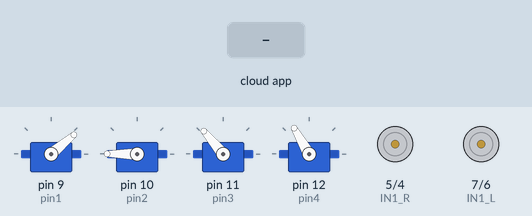
A sketch run on a simulated Arduino Uno, built with avr-gcc and run on an emulated ATmega328P. Parts: 4 × servo, motor-driver pin pairs drawn as motors (green arrow = first pin HIGH = forward, orange = second pin HIGH = backward, longer = more drive, scaled by the enable pin). Inputs (shaded band) come from the test bench. The ROS host is connected and sends only what is stated.

Above: at 1.2 s.
1.3 s: the phone or cloud app sets robot_manipulator_teleop to u
At 4.1 s:
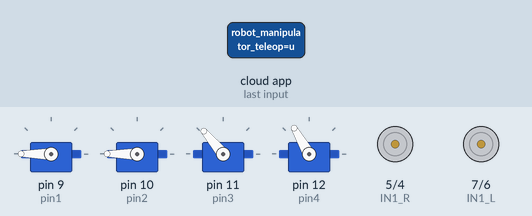
4.3 s: the phone or cloud app sets linear.x to -100
At 5.0 s:
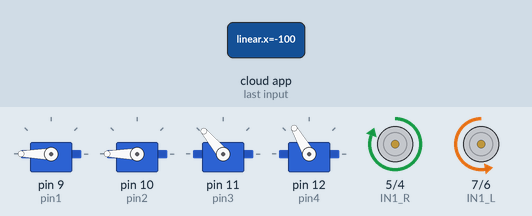
5.9 s: the phone or cloud app sets robot_manipulator_teleop to j
At 8.74 s:
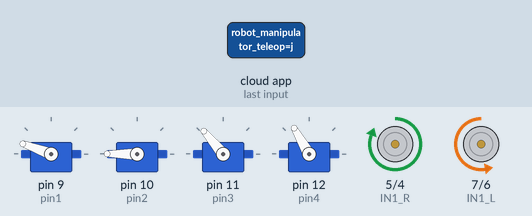
8.9 s: the phone or cloud app sets linear.x to 0
At 11.5 s:
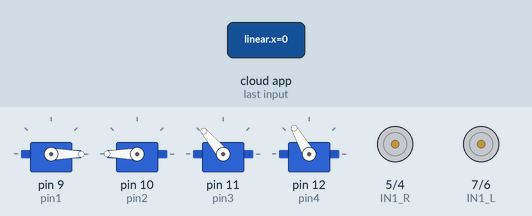
11.9 s: the phone or cloud app sets angular.z to -100
At 12.7 s:
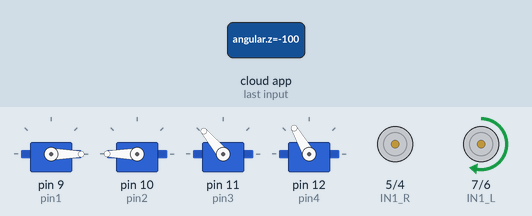
13.4 s: the phone or cloud app sets robot_manipulator_teleop to k
At 13.9 s:
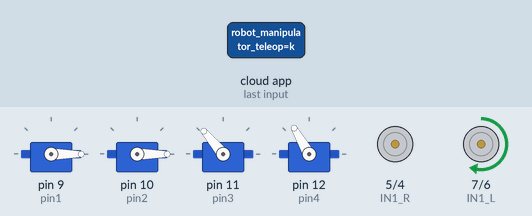
Timing chart, 0 to 16.0 s (numbered marks = the images above; inputs shaded):
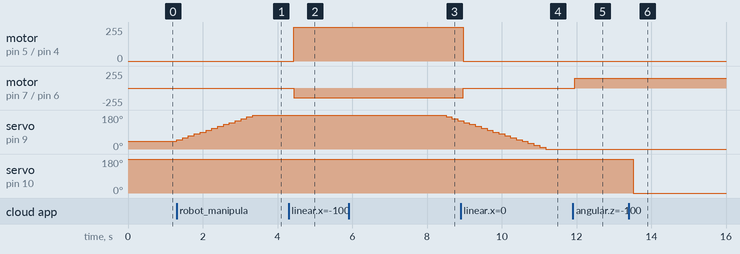

Measured:
- after the input at 1.3 s, servo on pin 9 (pin1): moves from 40° to 180° over 2.0 s, starting at once
- after the input at 4.3 s, motor on pin 5 (IN1_R) / pin 4 (IN2_R): stopped → forward 255/255 after 0.13 s; motor on pin 7 (IN1_L) / pin 6 (IN2_L): stopped → backward 148/255 after 0.13 s
- after the input at 5.9 s, servo on pin 9 (pin1): 180° → 170° after 2.6 s, → 160° 0.16 s later, → 150° 0.16 s later
- after the input at 8.9 s, motor on pin 5 (IN1_R) / pin 4 (IN2_R): forward 255/255 → stopped after 0.08 s; motor on pin 7 (IN1_L) / pin 6 (IN2_L): backward 148/255 → stopped after 0.08 s
- after the input at 11.9 s, motor on pin 7 (IN1_L) / pin 6 (IN2_L): stopped → forward 148/255 after 0.05 s
- after the input at 13.4 s, servo on pin 10 (pin2): 180° → 0° after 0.12 s

The sketch:

completo.ino
```cpp
#include <ArduinoHardware.h>
#include <ros.h>
#include <std_msgs/String.h>
#include <std_msgs/Int32.h>
#include <geometry_msgs/Twist.h>
#include <Servo.h>
#include <math.h>


Servo servo1;
Servo servo2;
Servo servo3;
Servo servo4;

int pin1 = 9;
int pin2 = 10;
int pin3 = 11;
int pin4 = 12;

int aumento=10;
int aumentoPinza = 70;

int aum1 = -10;
int aum2 = 70;

int contadorx = 40;
int contadory = 120;
int contadorz = 40;
int contadorw = 120;

int a1 = 0.081;
int a2 = 0.071;
double pos_x;
double pos_y;
double pos_z;
int costheta2;
int theta1;
int theta2;

String caso;
String caso2;
// Handles startup and shutdown of ROS
ros::NodeHandle nh;

// Encoder output to Arduino Interrupt pin. Tracks the tick count.
//#define ENC_IN_LEFT_A 2
//#define ENC_IN_RIGHT_A 3

// Other encoder output to Arduino to keep track of wheel direction
// Tracks the direction of rotation.

#define EN_L 8
#define IN1_L 7
#define IN2_L 6
#define EN_R 3
#define IN1_R 5
#define IN2_R 4
double w_r=0, w_l=0;
//wheel_rad is the wheel radius ,wheel_sep is
double wheel_rad = 0.03375, wheel_sep = 0.1533;

// True = Forward; False = Reverse
boolean Direction_left = true;
boolean Direction_right = true;

// 100ms interval for measurements
const int interval = 100;
long previousMillis = 0;
long currentMillis = 0;

int lowSpeed = 200;
int highSpeed = 50;
double speed_ang=0, speed_lin=0;

void messageCb( const geometry_msgs::Twist& msg){
  speed_ang = msg.angular.z;
  speed_lin = msg.linear.x;
  w_r = (speed_lin/wheel_rad) + ((speed_ang*wheel_sep)/(2.0*wheel_rad));
  w_l = (speed_lin/wheel_rad) - ((speed_ang*wheel_sep)/(2.0*wheel_rad));
}

ros::Subscriber<geometry_msgs::Twist> sub5("/turtlebot_cmdVel", &messageCb );

void Motors_init();
void MotorL(int Pulse_Width1);
void MotorR(int Pulse_Width2);


void messageS( const std_msgs::String& msg) {
  caso2 = msg.data;

}

void messageA( const std_msgs::String& msg) {

  //  aumento= int(msg.data);

}

void messageC(const geometry_msgs::Twist& msg) {
  pos_x = msg.linear.x;
  pos_y = msg.linear.y;
  costheta2 = (1/(2*a1*a2))*((pow(pos_x,2)+pow(pos_y,2))-(pow(a1,2)+pow(a2,2)));
  theta1 = (acos((1/(pos_x*pos_x+pos_y*pos_y))*((pos_x*(a1+a2*costheta2))+(pos_y*a2*sqrt(1-(costheta2*costheta2))))))*(180/3.14);
  theta2 = (acos(1/(2*a1*a2)*((pow(pos_x,2)+pow(pos_y,2))-(pow(a1,2)+pow(a2,2)))))*(180/3.14);

}

void messageCS( const std_msgs::String& msg) {
  caso = msg.data;

}

ros::Subscriber<std_msgs::String> sub("/robot_manipulator_teleop", &messageS );
ros::Subscriber<std_msgs::String> sub2("/angulo", &messageA);
ros::Subscriber<geometry_msgs::Twist> sub3("/robot_manipulator_planner", &messageC );
ros::Subscriber<std_msgs::String> sub4("/robot_manipulator_camara", &messageCS);

geometry_msgs::Twist posicion_brazo;
ros::Publisher Pos_Bra("/turtlebot_position", &posicion_brazo);

void setup(){
  Motors_init();
  nh.subscribe(sub);
  Serial.begin(57600);

  servo1.attach(pin1);
  servo2.attach(pin2);
  servo3.attach(pin3);
  servo4.attach(pin4);

  servo1.write(40);
  servo2.write(180);
  servo3.write(130);
  servo4.write(120);

  nh.initNode();
  nh.subscribe(sub5);
  nh.subscribe(sub);
  nh.subscribe(sub2);
  nh.subscribe(sub3);
  nh.subscribe(sub4);

  nh.initNode();
  nh.advertise(Pos_Bra);
  posicion_brazo.linear.x=0;
  posicion_brazo.linear.y=0;
  Pos_Bra.publish(&posicion_brazo);
}

void loop(){
  MotorL(w_l*5);
  MotorR(w_r*5);
  nh.spinOnce();

  // Record the time
  currentMillis = millis();
  if(caso2 == "u") {
    for(int i=contadorx;i<=contadorx+aumento;i++){
      servo1.write(i);
    }
    contadorx=contadorx+aumento;
    posicion_brazo.linear.x=-contadorx;
    Pos_Bra.publish(&posicion_brazo);
    delay(150);
  }
  else if (caso2 == "j") {
    for(int j=contadorx;j>=contadorx-aumento;j--){
      servo1.write(j);
    }
    contadorx=contadorx-aumento;
    posicion_brazo.linear.x=-contadorx;
    Pos_Bra.publish(&posicion_brazo);
    delay(150);
  }
  else if (caso2 == "i") {
    for(int k=contadory;k<=contadory+aumento;k++){
      servo2.write(180);
    }
    contadory=contadory+aumento;
    posicion_brazo.linear.y=-contadory;
    Pos_Bra.publish(&posicion_brazo);
    delay(150);
  }
  else if (caso2 == "k") {
    for(int l=contadory;l>=contadory-aumento;l--){
      servo2.write(0);
    }
    contadory=contadory-aumento;
    posicion_brazo.linear.y=-contadory;
    Pos_Bra.publish(&posicion_brazo);
    delay(150);
  }

  else if (caso2 == "o") {
    for(int a=contadorz;a<=contadorz+aumento;a++){
      servo3.write(180);
    }
    contadorz=contadorz+aumento;
    delay(150);
  }
  else if (caso2 == "l") {
    for(int b=contadorz;b>=contadorz-aumento;b--){
      servo3.write(0);
    }
    contadorz=contadorz-aumento;
    delay(150);
  }

  else if (caso2 == "y") {
    for(int c=contadorw;c<=contadorw+aumentoPinza;c++){
      servo4.write(c);
    }
    contadorw=contadorw+aumentoPinza;
    delay(150);
  }
  else if (caso2 == "h") {
    for(int d=contadorw;d>=contadorw-aumentoPinza;d--){
      servo4.write(d);
    }
    contadorw=contadorw-aumentoPinza;
    delay(150);
  }

  if((pos_x && pos_y) > 0.0){
    servo1.write(theta2);
    servo2.write(theta2);
    delay(150);

  }

  if (caso == "izq1arr1") {
    servo1.write(10+aum1);
    servo3.write(aum2);
    delay(500);
    //servo4.write(80);
  }
  else if (caso == "izq1arr2") {
    servo1.write(10+aum1);
    servo3.write(aum2);
    //servo2.write(135);
    delay(500);
    //servo4.write(80);
  }
  else if (caso == "izq1ctr") {
    servo1.write(10+aum1);
    servo3.write(aum2);
    //servo2.write(140);
    delay(500);
    //servo4.write(80);
  }
  else if (caso == "izq1aba2") {
    servo1.write(10+aum1);
    servo3.write(aum2);
    //servo2.write(140);
    delay(500);
    //servo4.write(80);
  }
  else if (caso == "izq1aba1") {
    servo1.write(10+aum1);
    servo3.write(aum2);
    //servo2.write(140);
    delay(500);
    //servo4.write(80);
  }
  else if (caso == "izq2arr2") {
    servo1.write(20+aum1);
    servo3.write(aum2);
    //servo2.write(135);
    delay(500);
    //servo4.write(80);
  }
  else if (caso == "izq2ctr") {
    servo1.write(20+aum1);
    servo3.write(aum2);
    //servo2.write(140);
    delay(500);
    //servo4.write(80);
  }
  else if (caso == "izq2aba2") {
    servo1.write(20+aum1);
    servo3.write(aum2);
    //servo2.write(140);
    delay(500);
    //servo4.write(80);
  }
  else if (caso == "izq2aba1") {
    servo1.write(20+aum1);
    servo3.write(aum2);
    //servo2.write(140);
    delay(500);
    //servo4.write(80);
  }

  else if (caso == "izq3arr1") {
    servo1.write(25+aum1);
    servo3.write(aum2);
    //servo2.write(120);
    delay(500);
    //servo4.write(80);
  }
  else if (caso == "izq3arr2") {
    servo1.write(25+aum1);
    servo3.write(aum2);
    //servo2.write(135);
    delay(500);
    //servo4.write(80);
  }
  else if (caso == "izq3ctr") {
    servo1.write(25+aum1);
    servo3.write(aum2);
    //servo2.write(140);
    delay(500);
    //servo4.write(80);
  }
  else if (caso == "izq3aba2") {
    servo1.write(25+aum1);
    servo3.write(aum2);
    //servo2.write(140);
    delay(500);
    //servo4.write(80);
  }
  else if (caso == "izq3aba1") {
    servo1.write(25+aum1);
    servo3.write(aum2);
    //servo2.write(140);
    delay(500);
    //servo4.write(80);
  }

  else if (caso == "ctrarr1") {
    servo1.write(aum1);
    servo2.write(aum2);
    //servo3.write(120);
    delay(500);
    //servo4.write(80);
  }
  else if (caso == "ctrarr2") {
    servo1.write(aum1);
    servo3.write(aum2);
    //servo2.write(135);
    delay(500);
    //servo4.write(80);
  }
  else if (caso == "ctrctr") {
    servo1.write(aum1);
    servo3.write(aum2);
    //servo2.write(140);
    delay(500);
    //servo4.write(80);
  }
  else if (caso == "ctraba2") {
    servo1.write(aum1);
    servo3.write(aum2);
    //servo2.write(140);
    delay(500);
    //servo4.write(80);
  }
  else if (caso == "ctraba1") {
    servo1.write(aum1);
    servo3.write(aum2);
    //servo2.write(140);
    delay(500);
    //servo4.write(80);
  }

  else if (caso == "der1arr1") {
    servo1.write(40+aum1);
    servo3.write(aum2);
    //servo2.write(120);
    delay(500);
    //servo4.write(80);
  }
  else if (caso == "der1arr2") {
    servo1.write(40+aum1);
    servo3.write(aum2);
    //servo2.write(135);
    delay(500);
    //servo4.write(80);
  }
  else if (caso == "der1ctr") {
    servo1.write(40+aum1);
    servo3.write(aum2);
    //servo2.write(140);
    delay(500);
    //servo4.write(80);
  }
  else if (caso == "der1aba2") {
    servo1.write(40+aum1);
    servo3.write(aum2);
    //servo2.write(140);
    delay(500);
    //servo4.write(80);
  }
  else if (caso == "der1aba1") {
    servo1.write(40+aum1);
    servo3.write(aum2);
    //servo2.write(140);
    delay(500);
    //servo4.write(80);
  }

  else if (caso == "der2arr1") {
    servo1.write(50+aum1);
    servo3.write(aum2);
    //servo2.write(120);
    delay(500);
    //servo4.write(80);
  }
  else if (caso == "der2arr2") {
    servo1.write(50+aum1);
    servo3.write(aum2);
    //servo2.write(135);
    delay(500);
    //servo4.write(80);
  }
  else if (caso == "der2ctr") {
    servo1.write(50+aum1);
    servo3.write(aum2);
    //servo2.write(140);
    delay(500);
    //servo4.write(80);
  }
  else if (caso == "der2aba2") {
    servo1.write(50+aum1);
    servo3.write(aum2);
    //servo2.write(140);
    delay(500);
    //servo4.write(80);
  }
  else if (caso == "der2aba1") {
    servo1.write(50+aum1);
    servo3.write(aum2);
    //servo2.write(140);
    delay(500);
    //servo4.write(80);
  }

  else if (caso == "der3arr1") {
    servo1.write(60+aum1);
    servo3.write(aum2);
    //servo2.write(120);
    delay(500);
    //servo4.write(80);
  }
  else if (caso == "der3arr2") {
    servo1.write(60+aum1);
    servo3.write(aum2);
    //servo2.write(135);
    delay(500);
    //servo4.write(80);
  }
  else if (caso == "der3ctr") {
    servo1.write(60+aum1);
    servo3.write(aum2);
    //servo2.write(140);
    delay(500);
    //servo4.write(80);
  }
  else if (caso == "der3aba2") {
    servo1.write(60+aum1);
    servo3.write(aum2);
    //servo2.write(140);
    delay(500);
    //servo4.write(80);
  }
  else if (caso == "der3aba1") {
    servo1.write(60+aum1);
    servo3.write(aum2);
    //servo2.write(140);
    delay(500);
    //servo4.write(80);
  }

  nh.spinOnce();
}

void Motors_init(){
  pinMode(EN_L, OUTPUT);
  pinMode(EN_R, OUTPUT);
  pinMode(IN1_L, OUTPUT);
  pinMode(IN2_L, OUTPUT);
  pinMode(IN1_R, OUTPUT);
  pinMode(IN2_R, OUTPUT);
  digitalWrite(EN_L, LOW);
  digitalWrite(EN_R, LOW);
  digitalWrite(IN1_L, LOW);
  digitalWrite(IN2_L, LOW);
  digitalWrite(IN1_R, LOW);
  digitalWrite(IN2_R, LOW);
}
void MotorL(int Pulse_Width1){
  if (Pulse_Width1 > 0){
    analogWrite(EN_L, Pulse_Width1);
    digitalWrite(IN1_L, HIGH);
    digitalWrite(IN2_L, LOW);
  }
  if (Pulse_Width1 < 0){
    Pulse_Width1=abs(Pulse_Width1);
    analogWrite(EN_L, Pulse_Width1);
    digitalWrite(IN1_L, LOW);
    digitalWrite(IN2_L, HIGH);
  }
  if (Pulse_Width1 == 0){
    analogWrite(EN_L, Pulse_Width1);
    digitalWrite(IN1_L, LOW);
    digitalWrite(IN2_L, LOW);
  }
}
void MotorR(int Pulse_Width2){
  if (Pulse_Width2 > 0){
    analogWrite(EN_R, Pulse_Width2);
    digitalWrite(IN1_R, LOW);
    digitalWrite(IN2_R, HIGH);
  }
  if (Pulse_Width2 < 0){
    Pulse_Width2=abs(Pulse_Width2);
    analogWrite(EN_R, Pulse_Width2);
    digitalWrite(IN1_R, HIGH);
    digitalWrite(IN2_R, LOW);
  }
  if (Pulse_Width2 == 0){
    analogWrite(EN_R, Pulse_Width2);
    digitalWrite(IN1_R, LOW);
    digitalWrite(IN2_R, LOW);
  }
}
```
